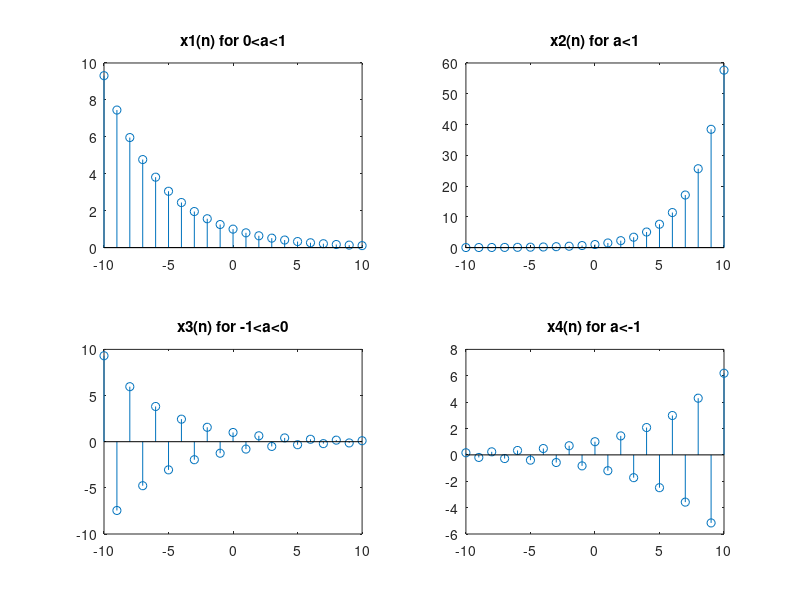

Here is the MATLAB script that generated this plot:
n = -10:1:10;
  a = 0.8;
  x1 = a.^n;
  subplot(2,2,1)
  stem (n,x1);
  title('x1(n) for 0<a<1');
  
  n = -10:1:10;
  a = 1.5;
  x2 = a.^n;
  subplot(2,2,2)
  stem (n,x2);
  title('x2(n) for a<1');
  
   a = -0.8;
  x3 = a.^n;
  subplot(2,2,3)
  stem (n,x3);
  title('x3(n) for -1<a<0');
  
   a = -1.2;
  x4 = a.^n;
  subplot(2,2,4)
  stem (n,x4);
  title('x4(n) for a<-1');
  
  